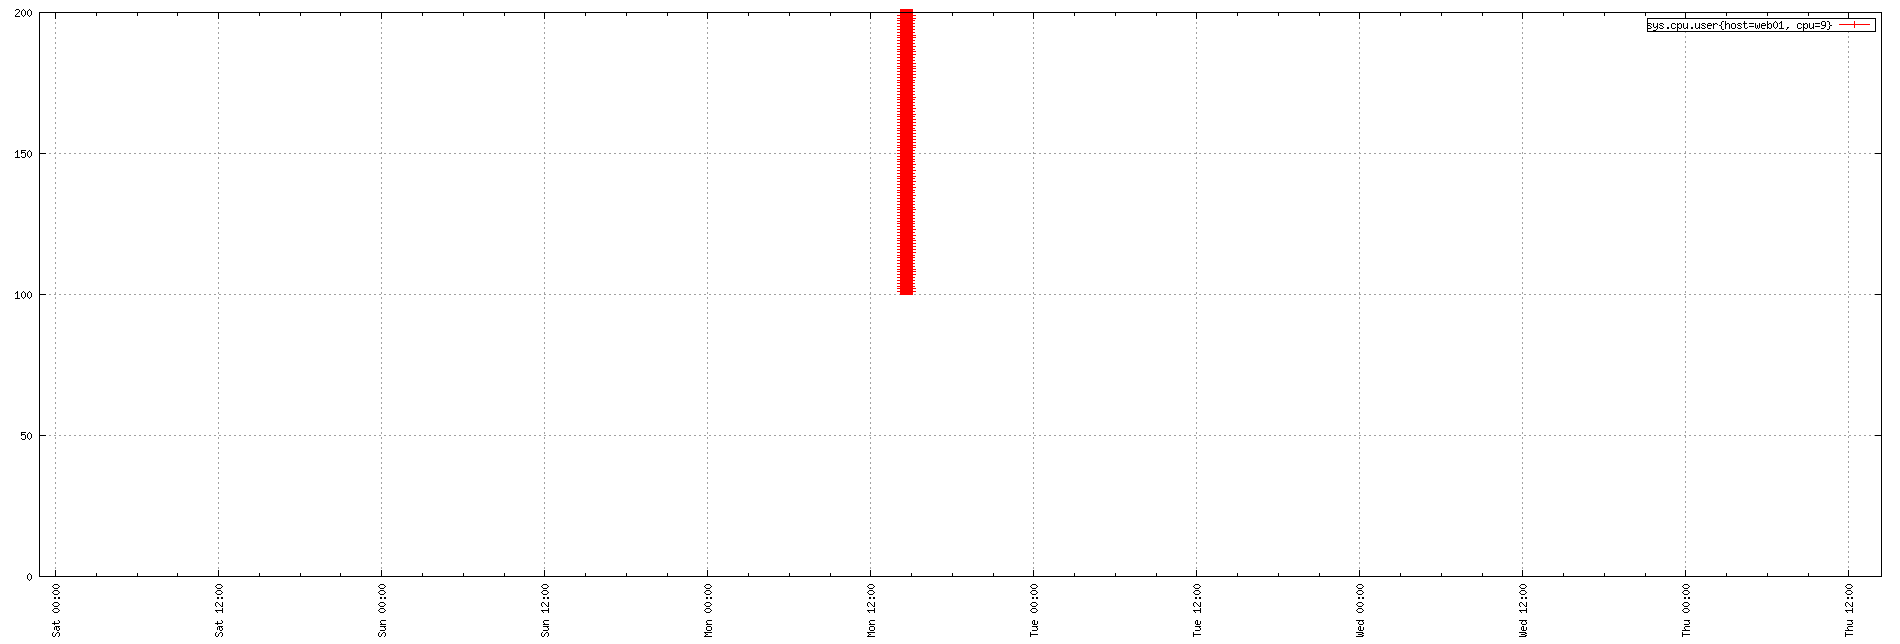

Reproduce this figure in gnuplot.
set term png small size 1900,644
set xdata time
set timefmt "%s"
if (GPVAL_VERSION < 4.6) set xtics rotate; else set xtics rotate right
set output "${TMPDIR-'tmp'}/tsd/66b1da48.png"
set xrange ["1673650109":"1674138231"]
set format x "%a %H:%M"
set grid
set style data linespoint
set key right box
set yrange [0:]
plot  "${TMPDIR-'tmp'}/tsd/66b1da48_0.dat" using 1:2 title "sys.cpu.user{host=web01, cpu=9}"
